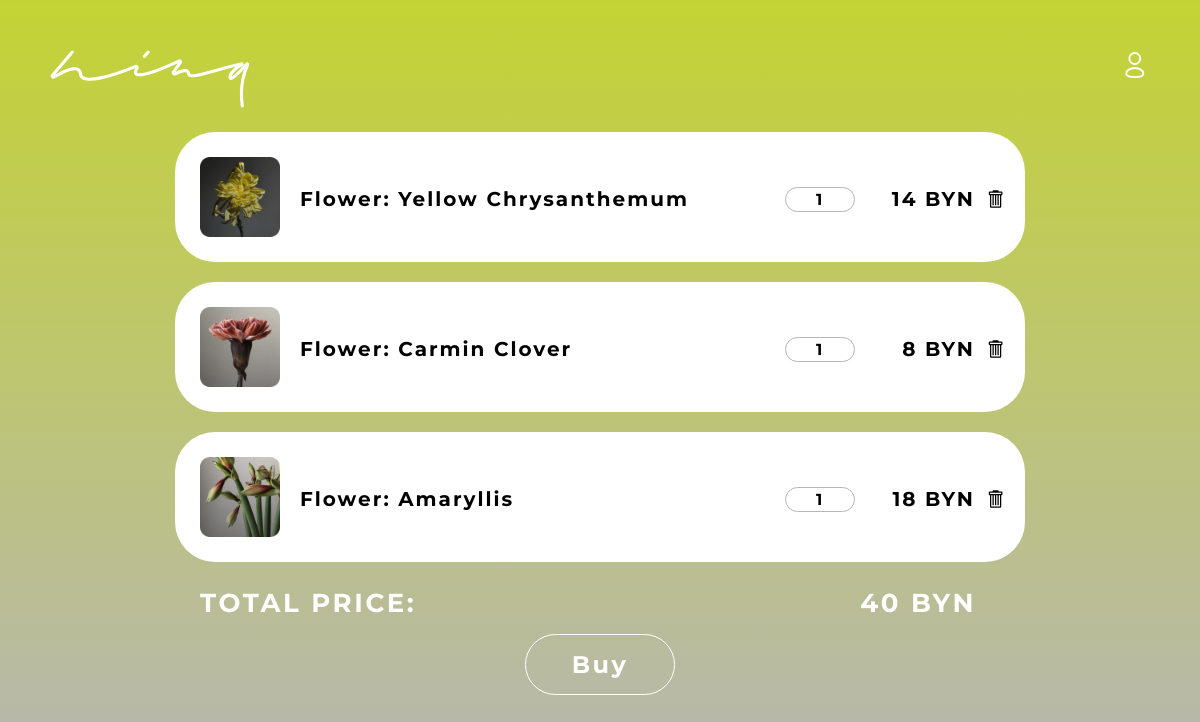
The page /order/cart/ (signed in) on the database its author committed.
### order/models.py (models this page shows, shortened)
class OrderedItem(models.Model):
    order = models.ForeignKey(Order, on_delete=models.CASCADE, related_name='order', default=0)
    item = models.ForeignKey(Item, on_delete=models.CASCADE, default=0)
    amount = models.IntegerField(default=1)

### store/models.py (models this page shows, shortened)
class Item(models.Model):
    name = models.CharField(max_length=35)
    image = models.ImageField(upload_to='./static/image')
    price = models.IntegerField(max_length=10, default=0)
    type = models.ForeignKey(Type, on_delete=models.CASCADE, related_name='item_type', default=0)

class Type(models.Model):
    type_name = models.CharField(max_length=20)
    def __str__(self):
        return self.type_name

### order/views.py (the view)
# urls.py: path('cart/', views.CartView.as_view(), name='cart'),
class CartView(LoginRequiredMixin, ListView):
    model = OrderedItem
    template_name = "cart/cart.html"
    success_url = "/order/delivery"
    login_url = '/login'
    def get_context_data(self, **kwargs):
        context = super().get_context_data(**kwargs)
        u = self.request.user
        if Order.objects.filter(user_id=u.id, status=0).exists():
            order = Order.objects.filter(user_id=u.id, status=0).get()
            context['order'] = order
            if OrderedItem.objects.filter(order=order).exists():
                ordered = OrderedItem.objects.filter(order=order)
                context['ordered'] = ordered
                item = OrderedItem.objects.filter(order=order).values_list('item', flat=True)
                total = []
                for i in item:
                    price = Item.objects.filter(id=i).values_list('price', flat=True)
                    total.append(price[0])
                total_price = sum(total)
                context['total_price'] = total_price
        items = OrderedItem.objects.all()
        context['items'] = items
        return context

### order/templates/cart/cart.html (shortened to what this page needs)
<!DOCTYPE HTML>
{% block content %}
{% load static %}
<html lang="en">
	<head>
        <link rel="stylesheet" href="{% static 'style/cart.css' %}">
    </head>
	<body>
        <header class="header">
            <a href="{% url 'index' %}"><img class="nina" src="{% static 'img/nina_header_white.svg' %}"></a>
            <div><a href="{% url 'profile' %}"><img src="{% static 'img/profile_white.svg' %}" width="30" height="30"></a></div>
        </header>
        <main>
            {% for ordered in items %}
            {% if ordered.order.user == user and ordered.item.type_id == 2 and ordered.order.status == 0 %}
                <section class="cart_container_flower">
                    <div class="cart_element_flower">
                        <img src="{{ordered.item.image.url}}" width="80">
                        <div class="cart_text">{{ordered.item.type}}: {{ordered.item.name}}</div>
                        <div class="counter">
                            <pre class="amount">{{ordered.amount}}</pre>
                        </div>
                        <div class="cart_text price">{{ordered.item.price}} BYN</div>
                        <form method="post" action="{% url 'cart_remove' ordered.id %}">
                            <button class="delete_link"><img src="{% static 'img/delete.svg' %}" width="20" height="20"></button>
                        </form>
                    </div>
                </section>
            {% endif %}
            {% endfor %}
            {% if ordered %}
                <div class="total_container">
                    <div class="cart_element">
                        <div class="cart_text_white">TOTAL PRICE:</div>
                        <div class="cart_text_white price">{{total_price}} BYN</div>
                    </div>
                </div>
                <form method="post" action="{% url 'delivery'  order.pk %}">
                    <button type="submit"  class="button_buy">Buy</button>
                </form>
            {% endif %}
        </main>
    </body>
</html>
{% endblock %}

### static/style/cart.css (style rules this page uses)
body { font-family: 'Montserrat', sans-serif; padding-inline-start: 0; margin: 0; background: linear-gradient(180deg, #C4D334 0%, #B6B6B6 100%); background-repeat: no-repeat; background-attachment: fixed; }
html { box-sizing: border-box; scroll-behavior: smooth; }
button, a { cursor: pointer; }
.header { display: flex; justify-content: space-between; margin-top: 50px; margin-left: 50px; margin-right: 50px; }
.nina { width: 200px; }
.button_buy { margin: 0 auto;; display: block; background-color: inherit; border: 1px solid #FFFFFF; border-radius: 80px; font-family: 'Montserrat'; font-weight: 700; font-size: 24px; letter-spacing: 0.1em; color: #FFFFFF; width: 150px; margin-bottom: 50px; margin-top: -10px; text-decoration: none; text-align: center; padding-top: 15px; padding-bottom: 15px; }
.cart_container_flower { margin: 0 auto;; display: block; width: 800px; background: #FFFFFF; border-radius: 40px; padding-top: 25px; padding-left: 25px; padding-right:25px; margin-top: 20px; }
.cart_element_flower { display: grid; grid-template-columns: 100px 485px 70px 120px 25px; padding-bottom: 25px; }
.cart_element { display: grid; grid-template-columns: 600px 176px 24px; padding-bottom: 25px; }
.total_container { margin: 0 auto; display: block; width: 800px; margin-top: 25px; }
.cart_text_white { font-family: 'Montserrat'; font-weight: 700; font-size: 26px; letter-spacing: 0.1em; color: #FFFFFF; }
.cart_text { font-family: 'Montserrat'; font-weight: 700; font-size: 20px; letter-spacing: 0.1em; color: #000; padding-top: 30px; }
.price { text-align: right; }
.delete_link { width: 20px; height: 20px; padding: 0; margin-left: 10px; margin-top: 32px; border: none; background-color: inherit; }
.counter { text-align: center; margin-top: 30px; padding-bottom: 3px; padding-left: 3px; padding-right: 3px; height: 20px; border: 1px solid #b6b6b6;; border-radius: 50px; }
.amount { margin-top: 2px; font-family: 'Montserrat'; font-weight: 700; font-size: 16px; letter-spacing: 0.1em; color: #000; }

### rows shown on the page
OrderedItem: item.image (picture), item.type "Flower", item.name "Yellow Chrysanthemum", amount "1", item.price "14"
OrderedItem: item.image (picture), item.type "Flower", item.name "Carmin Clover", amount "1", item.price "8"
OrderedItem: item.image (picture), item.type "Flower", item.name "Amaryllis", amount "1", item.price "18"

### other values the page prints
{{ total_price }} "40"
